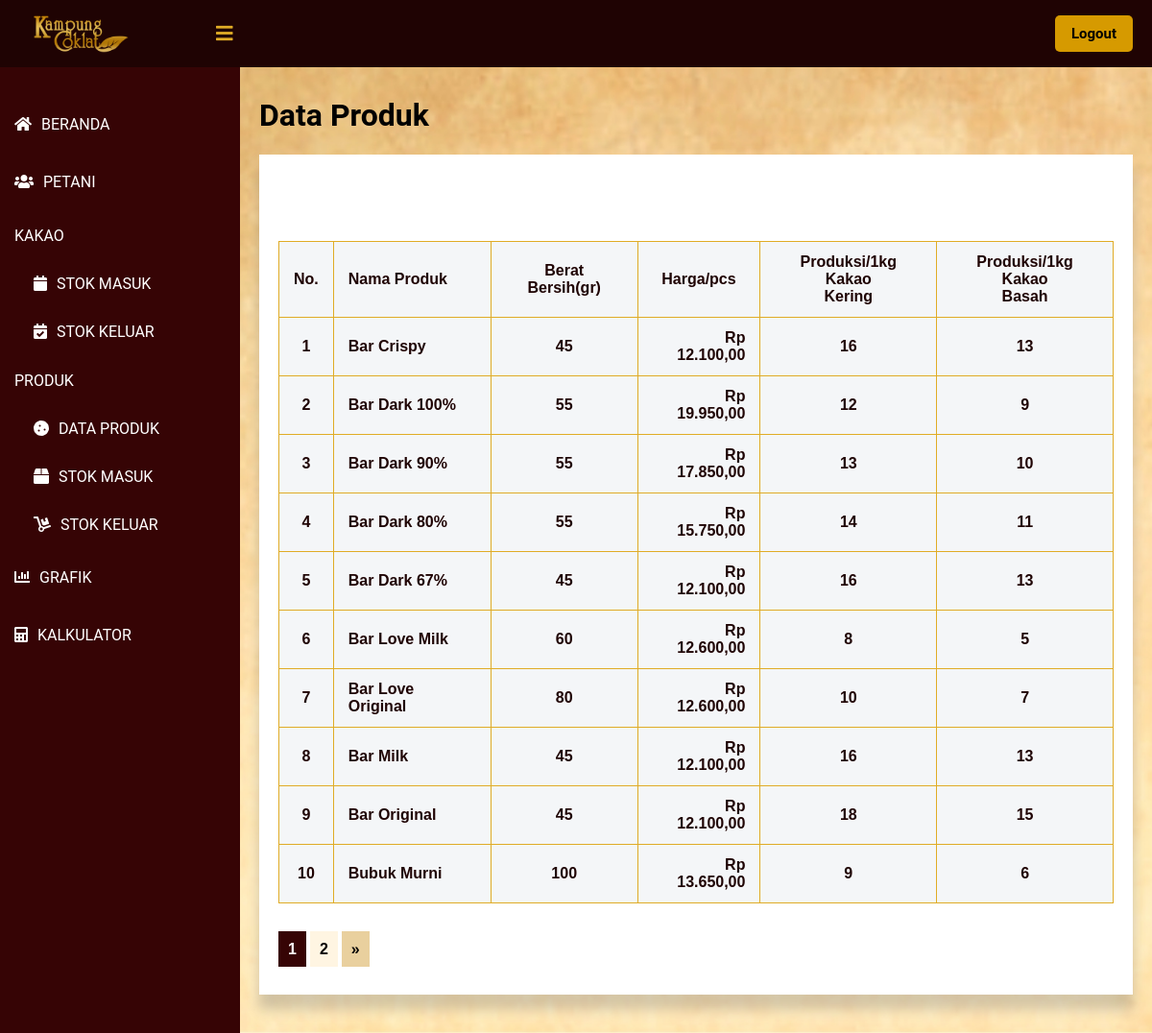
/public/lihat_produk/1 (signed in), run on the app's committed database.
### tables this page shows
CREATE TABLE `produk` (
  `id_produk` int(11) NOT NULL,
  `nama_produk` varchar(30) NOT NULL,
  `berat_bersih` int(11) NOT NULL,
  `harga` int(11) NOT NULL,
  `produksi_kakao_kering` int(11) NOT NULL,
  `produksi_kakao_basah` int(11) NOT NULL
);

### app/core/Controller.php (called while the page is built, shortened)
<?php
class Controller {
    public function view($view, $data = [])
    {
        require_once   '../app/views/'.$view.'.php';
    }
    public function model($model)
    {
        return new $model;
    }
}
?>

### app/controllers/Lihat_produk.php (called while the page is built, shortened)
<?php
class Lihat_produk extends Controller {
    public function index($page)
    {
        $id_user = $_SESSION['id'];
        $user = $this->model('User_model')->getUserById($id_user);
        $data= $user;
        $data['produk'] = $this->model('Produk_model')->getList($page);
        $this->view('lihat_produk/index', $data);
    }
}
?>

### app/core/App.php (called while the page is built, shortened)
<?php
class App {
    protected $method = 'index';
    protected $params = [];
    public function __construct()
    {
        $url = $this->parseURL();
        if ( file_exists('../app/controllers/' . $url[0] . '.php') ) {
            unset($url[0]);
        }
        $this->controller = new $this->controller;
        if ( !empty($url) ) {
            $this->params = array_values($url);
        }
        call_user_func_array([$this->controller, $this->method], $this->params);
    }
    public function parseURL()
    {
        if ( isset($_GET['url']) ) {
            $url = rtrim($_GET['url'], '/');
            $url = filter_var($url, FILTER_SANITIZE_URL);
            $url = explode("/", $url);
            return $url;
        }
    }
}

### public/index.php (called while the page is built, shortened)
<?php
$app = new App;

### app/core/Database.php (called while the page is built, shortened)
<?php
class Database {
    private $host = DB_HOST;
    private $db_name = DB_NAME;
    private $dbh;
    private $stmt;
    public function __construct()
    {
        $dsn = 'mysql:host=' . $this->host . ';dbname=' . $this->db_name;
        try {
            $this->dbh = new PDO($dsn, 'root', '');
        } catch(PDOException $e) {
            die($e->getMessage());
        }
    }
    public function query($query)
    {
        $this->stmt = $this->dbh->prepare($query);
    }
    public function bind($param, $value, $type=null)
    {
        if ( is_null($type) ) {
            switch( true ) {
                default :
                    $type = PDO::PARAM_STR;
            }
        }
        $this->stmt->bindValue($param, $value, $type);
    }
    public function execute()
    {
        $this->stmt->execute();
    }
    public function resultSet()
    {
        $this->execute();
        return $this->stmt->fetchAll(PDO::FETCH_ASSOC);
    }
    public function single()
    {
        $this->execute();
        return $this->stmt->fetch(PDO::FETCH_ASSOC);
    }
}

### app/models/User_model.php (called while the page is built, shortened)
<?php
class User_model {
    private $table = 'user';
    private $db;
    public function __construct()
    {
        $this->db = new Database;
    }
    public function getUserById($id)
    {
        $this->db->query('SELECT user.*, hak_akses.nama_kategori AS hak_akses FROM ' . $this->table . ' JOIN kategori AS hak_akses ON hak_akses.id = user.id_hak_akses WHERE id_user=:id');
        $this->db->bind('id', $id);
        return $this->db->single();
    }
}

### app/models/Produk_model.php (called while the page is built, shortened)
<?php
class Produk_model {
    private $table = 'produk';
    private $db;
    public function __construct()
    {
        $this->db = new Database;
    }
    public function getList($page = null)
    {
        $data = [];
        $jumlahDataSetiapPage = 10;
        $this -> db -> query("SELECT produk.* FROM `" . $this->table . "`");
        $daftarData = $this -> db -> resultSet();
        $jumlahData = count($daftarData);
        $jumlahPage = ceil($jumlahData / $jumlahDataSetiapPage);
        $halamanSaatIni = ( isset($page) ) ? $page : 1;
        $dataPertama = ($jumlahDataSetiapPage * $halamanSaatIni) - $jumlahDataSetiapPage;
        if ($page != null) {
            $this -> db -> query("SELECT produk.* FROM `" . $this->table . "` LIMIT $dataPertama, $jumlahDataSetiapPage");
            $daftarData = $this -> db -> resultSet();
        }
        $data['list_data'] = $daftarData;
        $data['halaman_saat_ini'] = $halamanSaatIni;
        $data['jumlah_halaman'] = $jumlahPage;
        return $data;
    }
}

### app/views/lihat_produk/index.php (the view, shortened to what this page needs)
<!DOCTYPE html>
<html lang=”en”>
<head>
	<link href="<?= BASEURL ?>/css/melihat_petani.css" rel="stylesheet" type="text/css">
    <link rel="stylesheet" href="https://cdnjs.cloudflare.com/ajax/libs/font-awesome/5.12.1/css/all.min.css">
</head>
<body>
    <header>
        <label for="check">
            <i class="fas fa-bars" id="sidebar_btn"></i>
        </label>
        <div class="left_area">
            <img src="http://localhost/KampungCoklat/public/img/Logo-Daun.png">
        </div>
        <div class="right_area">
            <a href="<?= BASEURL ?>/logout" style="color: #000; margin-left: 10px;" class="logout_btn">Logout</a>
        </div>
    </header>
    <div class="sidebar">
        <a class="menu" href="<?= BASEURL ?>/beranda"><i class="fas fa-home"></i><span>BERANDA</span></a>
        <?php if ($data['hak_akses'] != 'admin_prod') { ?>
            <a class="menu" href="<?= BASEURL ?>/lihat_petani/1"><i class="fas fa-users"></i><span>PETANI</span></a>
        <?php } ?>
        <p class="menu2">KAKAO</p>
        <a class="sub_menu" href="<?= BASEURL ?>/lihat_stok/1"><i class="fas fa-calendar"></i><span>STOK MASUK</span></a>
        <a class="sub_menu" href="<?= BASEURL ?>/lihat_SKK/1"><i class="fas fa-calendar-check"></i><span>STOK KELUAR</span></a>
        <p class="menu2">PRODUK</p>
        <a class="sub_menu" href="<?= BASEURL ?>/lihat_produk/1"><i class="fas fa-cookie"></i><span>DATA PRODUK</span></a>
        <a class="sub_menu" href="<?= BASEURL ?>/lihat_SMP/1"><i class="fas fa-box"></i><span>STOK MASUK</span></a>
        <a class="sub_menu" href="<?= BASEURL ?>/lihat_SKP/1"><i class="fas fa-dolly"></i><span>STOK KELUAR</span></a>
        <a class="menu" href="<?= BASEURL ?>/grafik/2021"><i class="fas fa-chart-bar"></i><span>GRAFIK</span></a>
        <a class="menu" href="<?= BASEURL ?>/kalkulator"><i class="fas fa-calculator"></i><span>KALKULATOR</span></a>
    </div>
    <div class="content">
        <div class="card">
            <h1>Data Produk</h1>
        </div>
        <div class="card_table">
            <div>
                <div class="card_table1">
                    <br><br>
                </div>
                </div>
                <div class="card_table2">
                    <table class="tabelMahasiswa" width="60%">
                        <tr>
                            <th style="text-align: center;">No.</th>
                            <th>Nama Produk</th>
                            <th style="text-align: center;">Berat Bersih(gr)</th>
                            <th style="text-align: center;">Harga/pcs</th>
                            <th style="text-align: center;">Produksi/1kg Kakao <br> Kering</th>
                            <th style="text-align: center;">Produksi/1kg Kakao <br> Basah</th>
                        </tr>
                        <?php foreach ($data['produk']['list_data'] as $key => $value) { ?>
                        <tr>
                            <th style="text-align: center;"><?= ($key + 1) ?></th>
                            <th><?= $value['nama_produk'] ?></th>
                            <th style="text-align: center;"><?= $value['berat_bersih'] ?></th>
                            <th style="text-align: right;"><?= "Rp " . number_format($value['harga'], 2, ",", ".") ?></th>
                            <th style="text-align: center;"><?= $value['produksi_kakao_kering'] ?></th>
                            <th style="text-align: center;"><?= $value['produksi_kakao_basah'] ?></th>
                        </tr>
                        <?php } ?>
                    </table>
                    <br>
                    <br>
                    <?php for($p = 1; $p <= $data['produk']['jumlah_halaman']; $p++): ?>
                        <?php if($p == $data['produk']['halaman_saat_ini']): ?>
                            <a href= "<?= BASEURL ?>/lihat_produk/<?= $p; ?>" class = 'page_aktif'><?= $p; ?></a>
                        <?php else: ?>
                            <a href= "<?= BASEURL ?>/lihat_produk/<?= $p; ?>"  class = 'page'><?= $p; ?></a>
                        <?php endif; ?>
                    <?php endfor; ?>
                    <?php if($data['produk']['halaman_saat_ini'] < $data['produk']['jumlah_halaman']): ?>
                        <a href = "<?= BASEURL ?>/lihat_produk/<?= $data['produk']['halaman_saat_ini'] + 1; ?>"  class = 'pageLebih'>&raquo;</a>
                    <?php endif; ?>
                    <br>
                    <br>
                    <br>
                </div>
            </div>
        </div>
</body>
</html>

### public/css/melihat_petani.css (style rules this page uses)
body { margin: 0; padding: 0; font-family: "Roboto", sans-serif; }
header { z-index: 1; position: fixed; background: #1f0303; padding: 20px; width: calc(100% - 0%); top: 0; height: 30px; }
.left_area img { width: 120px; margin-top: -15px; }
.logout_btn { padding-left: 17px; padding-right: 17px; padding-bottom: 10px; padding-top: 10px; background: #d69a00; text-decoration: none; float: right; margin-top: -60px; margin-right: 40px; border-radius: 5px; font-size: 15px; font-weight: 600; color: #360405; transition: 0.5s; transition-property: background; }
.sidebar { z-index: 1; top: 0; background: #360405; margin-top: 70px; padding-top: 30px; position: fixed; left: 0; width: 250px; height: calc(100% - 9%); transition: 0.5s; transition-property: left; overflow-y: auto; }
.menu { color: #fff; display: block; width: 100%; line-height: 60px; text-decoration: none; padding-left: 15px; box-sizing: border-box; transition: 0.5s; transition-property: background; }
.menu2 { color: #fff; display: block; width: 100%; text-decoration: none; padding-left: 15px; box-sizing: border-box; transition: 0.5s; transition-property: background; }
.sub_menu { color: #fff; display: block; width: 100%; line-height: 50px; text-decoration: none; padding-left: 35px; box-sizing: border-box; transition: 0.5s; transition-property: background; }
.sidebar i { padding-right: 10px; }
label #sidebar_btn { z-index: 1; color: #e0ac26; position: fixed; cursor: pointer; left: 225px; font-size: 20px; margin: 5px 0; transition: 0.5s; transition-property: color; }
.content { background: url('http://localhost/KampungCoklat/public/img/bg.jpg'); background-position: center; background-size: cover; height: auto; transition: 0.5s; width: (100% - 250px); margin-top: 60px; padding: 20px; margin-left: 250px; }
.content .card_table { box-shadow: 0 19px 38px rgba(255, 255, 255, 0.3), 0 15px 12px rgba(0,0,0,0.22); background-color: #fff; }
.tabelMahasiswa { margin-top: 10px; font-family: Arial; border-collapse: collapse; width: 100%; }
.content .card_table1 { margin: 20px; height: 50px; }
.content .card_table2 { margin-top: 40px; margin-left: 20px; margin-bottom: 20px; margin-right: 20px; }
.pageLebih { text-decoration: none; background-color: #e9d09e; padding: 10px 10px; text-align: center; font-family: Arial; font-weight: bold; color: black; }
.page { text-decoration: none; background-color: #fff5e2; padding: 10px 10px; text-align: center; font-family: Arial; font-weight: bold; color: black; }
.page_aktif { text-decoration: none; background-color: #360405; padding: 10px 10px; text-align: center; font-family: Arial; font-weight: bold; color: white; font-weight: bold; }
td, th { border: 1px solid #e0ac26; padding: 15px; }
tr:nth-child(even) { background-color: #747677; }
th { padding-top: 12px; padding-bottom: 12px; text-align: left; background-color: #f4f6f8; color: #1f0303; }

### data on the page
produk: nama_produk "Bar Crispy", berat_bersih "45", harga "12.100,00", produksi_kakao_kering "16", produksi_kakao_basah "13"
produk: nama_produk "Bar Dark 100%", berat_bersih "55", harga "19.950,00", produksi_kakao_kering "12", produksi_kakao_basah "9"
produk: nama_produk "Bar Dark 90%", berat_bersih "55", harga "17.850,00", produksi_kakao_kering "13", produksi_kakao_basah "10"
produk: nama_produk "Bar Dark 80%", berat_bersih "55", harga "15.750,00", produksi_kakao_kering "14", produksi_kakao_basah "11"
produk: nama_produk "Bar Dark 67%", berat_bersih "45", harga "12.100,00", produksi_kakao_kering "16", produksi_kakao_basah "13"
produk: nama_produk "Bar Love Milk", berat_bersih "60", harga "12.600,00", produksi_kakao_kering "8", produksi_kakao_basah "5"
produk: nama_produk "Bar Love Original", berat_bersih "80", harga "12.600,00", produksi_kakao_kering "10", produksi_kakao_basah "7"
produk: nama_produk "Bar Milk", berat_bersih "45", harga "12.100,00", produksi_kakao_kering "16", produksi_kakao_basah "13"
produk: nama_produk "Bar Original", berat_bersih "45", harga "12.100,00", produksi_kakao_kering "18", produksi_kakao_basah "15"
produk: nama_produk "Bubuk Murni", berat_bersih "100", harga "13.650,00", produksi_kakao_kering "9", produksi_kakao_basah "6"
